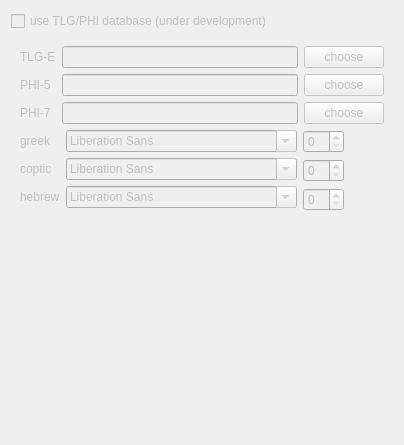
     <widget class="QWidget" name="tab_2">
      <attribute name="title">
       <string>TLG/PHI</string>
      </attribute>
      <layout class="QVBoxLayout" name="verticalLayout_12">
       <item>
        <widget class="QCheckBox" name="cbTLG">
         <property name="enabled">
          <bool>false</bool>
         </property>
         <property name="text">
          <string>use TLG/PHI database (under development)</string>
         </property>
        </widget>
       </item>
       <item>
        <widget class="QWidget" name="wdgTLG" native="true">
         <property name="enabled">
          <bool>false</bool>
         </property>
         <layout class="QVBoxLayout" name="verticalLayout_5">
          <item>
           <layout class="QHBoxLayout" name="horizontalLayout_2">
            <item>
             <layout class="QFormLayout" name="formLayout_4">
              <item row="0" column="0">
               <widget class="QLabel" name="label_2">
                <property name="text">
                 <string>TLG-E</string>
                </property>
               </widget>
              </item>
              <item row="0" column="1">
               <widget class="QLineEdit" name="txtDir1"/>
              </item>
              <item row="1" column="0">
               <widget class="QLabel" name="label_3">
                <property name="text">
                 <string>PHI-5</string>
                </property>
               </widget>
              </item>
              <item row="1" column="1">
               <widget class="QLineEdit" name="txtDir2"/>
              </item>
              <item row="2" column="0">
               <widget class="QLabel" name="label_4">
                <property name="text">
                 <string>PHI-7</string>
                </property>
               </widget>
              </item>
              <item row="2" column="1">
               <widget class="QLineEdit" name="txtDir3"/>
              </item>
             </layout>
            </item>
            <item>
             <layout class="QVBoxLayout" name="verticalLayout_3">
              <item>
               <widget class="QPushButton" name="btDir1">
                <property name="sizePolicy">
                 <sizepolicy hsizetype="Preferred" vsizetype="Preferred">
                  <horstretch>0</horstretch>
                  <verstretch>0</verstretch>
                 </sizepolicy>
                </property>
                <property name="text">
                 <string>choose</string>
                </property>
               </widget>
              </item>
              <item>
               <widget class="QPushButton" name="btDir2">
                <property name="sizePolicy">
                 <sizepolicy hsizetype="Preferred" vsizetype="Preferred">
                  <horstretch>0</horstretch>
                  <verstretch>0</verstretch>
                 </sizepolicy>
                </property>
                <property name="text">
                 <string>choose</string>
                </property>
               </widget>
              </item>
              <item>
               <widget class="QPushButton" name="btDir3">
                <property name="sizePolicy">
                 <sizepolicy hsizetype="Preferred" vsizetype="Preferred">
                  <horstretch>0</horstretch>
                  <verstretch>0</verstretch>
                 </sizepolicy>
                </property>
                <property name="text">
                 <string>choose</string>
                </property>
               </widget>
              </item>
             </layout>
            </item>
           </layout>
          </item>
          <item>
           <layout class="QHBoxLayout" name="horizontalLayout_3">
            <item>
             <layout class="QFormLayout" name="formLayout_5">
              <property name="fieldGrowthPolicy">
               <enum>QFormLayout::AllNonFixedFieldsGrow</enum>
              </property>
              <item row="0" column="0">
               <widget class="QLabel" name="label_5">
                <property name="text">
                 <string>greek</string>
                </property>
               </widget>
              </item>
              <item row="0" column="1">
               <widget class="QFontComboBox" name="fntTlgGreek"/>
              </item>
              <item row="1" column="0">
               <widget class="QLabel" name="label_6">
                <property name="text">
                 <string>coptic</string>
                </property>
               </widget>
              </item>
              <item row="1" column="1">
               <widget class="QFontComboBox" name="fntTlgCoptic"/>
              </item>
              <item row="2" column="0">
               <widget class="QLabel" name="label_7">
                <property name="text">
                 <string>hebrew</string>
                </property>
               </widget>
              </item>
              <item row="2" column="1">
               <widget class="QFontComboBox" name="fntTlgHebrew"/>
              </item>
             </layout>
            </item>
            <item>
             <layout class="QVBoxLayout" name="verticalLayout_4">
              <item>
               <widget class="QSpinBox" name="spnGreekSize"/>
              </item>
              <item>
               <widget class="QSpinBox" name="spnCopticSize"/>
              </item>
              <item>
               <widget class="QSpinBox" name="spnHebrewSize"/>
              </item>
             </layout>
            </item>
            <item>
             <spacer name="horizontalSpacer_2">
              <property name="orientation">
               <enum>Qt::Horizontal</enum>
              </property>
              <property name="sizeHint" stdset="0">
               <size>
                <width>40</width>
                <height>20</height>
               </size>
              </property>
             </spacer>
            </item>
           </layout>
          </item>
         </layout>
        </widget>
       </item>
       <item>
        <spacer name="verticalSpacer">
         <property name="orientation">
          <enum>Qt::Vertical</enum>
         </property>
         <property name="sizeHint" stdset="0">
          <size>
           <width>20</width>
           <height>214</height>
          </size>
         </property>
        </spacer>
       </item>
      </layout>
     </widget>
